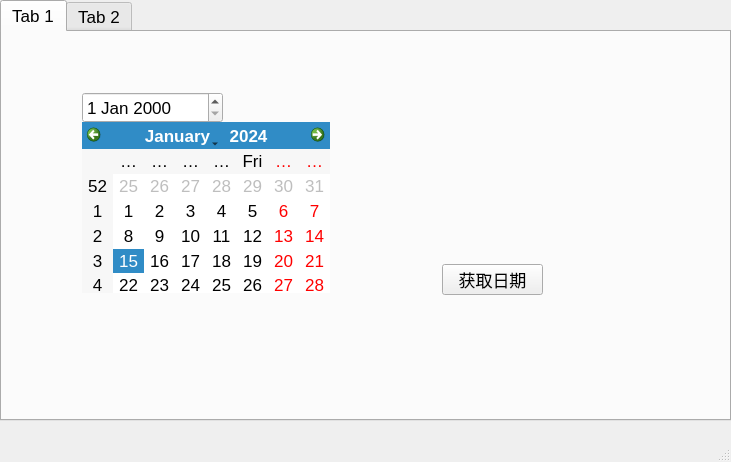
<?xml version="1.0" encoding="UTF-8"?>
<ui version="4.0">
 <class>MainWindow</class>
 <widget class="QMainWindow" name="MainWindow">
  <property name="geometry">
   <rect>
    <x>0</x>
    <y>0</y>
    <width>731</width>
    <height>462</height>
   </rect>
  </property>
  <property name="windowTitle">
   <string>MainWindow</string>
  </property>
  <widget class="QWidget" name="centralwidget">
   <widget class="QTabWidget" name="tabWidget">
    <property name="geometry">
     <rect>
      <x>0</x>
      <y>0</y>
      <width>731</width>
      <height>421</height>
     </rect>
    </property>
    <property name="font">
     <font>
      <pointsize>13</pointsize>
     </font>
    </property>
    <property name="currentIndex">
     <number>0</number>
    </property>
    <widget class="QWidget" name="tab">
     <attribute name="title">
      <string>Tab 1</string>
     </attribute>
     <widget class="QDateEdit" name="dateEdit">
      <property name="geometry">
       <rect>
        <x>80</x>
        <y>60</y>
        <width>141</width>
        <height>31</height>
       </rect>
      </property>
     </widget>
     <widget class="QCalendarWidget" name="calendarWidget">
      <property name="geometry">
       <rect>
        <x>80</x>
        <y>90</y>
        <width>248</width>
        <height>171</height>
       </rect>
      </property>
     </widget>
     <widget class="QPushButton" name="pushButton">
      <property name="geometry">
       <rect>
        <x>440</x>
        <y>232</y>
        <width>101</width>
        <height>31</height>
       </rect>
      </property>
      <property name="font">
       <font>
        <pointsize>13</pointsize>
       </font>
      </property>
      <property name="text">
       <string>获取日期</string>
      </property>
     </widget>
    </widget>
    <widget class="QWidget" name="tab_2">
     <attribute name="title">
      <string>Tab 2</string>
     </attribute>
    </widget>
   </widget>
  </widget>
  <widget class="QMenuBar" name="menubar">
   <property name="geometry">
    <rect>
     <x>0</x>
     <y>0</y>
     <width>731</width>
     <height>17</height>
    </rect>
   </property>
  </widget>
  <widget class="QStatusBar" name="statusbar"/>
 </widget>
 <resources/>
 <connections/>
</ui>
